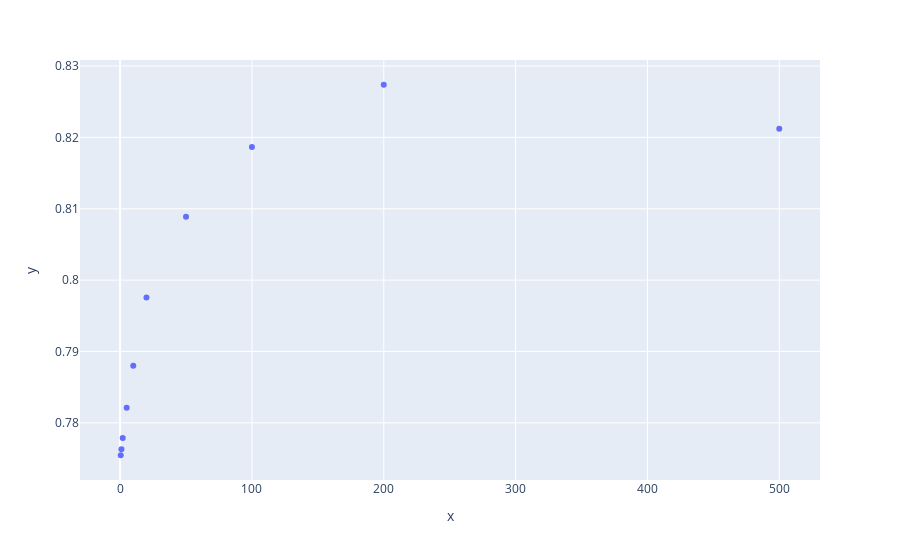

Notebook cell for this chart:
### Code cell
# Find best model

import chart_studio.plotly as py
import cufflinks as cf
cf.go_offline(connected = True )
import plotly.express as px

fig = px.scatter(grid_df, x = alphas, y = result)
fig.show()

### Figure 1 — Plotly figure (JSON) as saved in the notebook; plotly's stock layout.template omitted (floating-point values rounded to 4 significant figures)
{"data": [{"hovertemplate": "x=%{x}<br>y=%{y}<extra></extra>", "legendgroup": "", "marker": {"color": "#636efa", "symbol": "circle"}, "mode": "markers", "name": "", "orientation": "v", "showlegend": false, "type": "scatter", "x": [0.5, 1, 2, 5, 10, 20, 50, 100, 200, 500], "xaxis": "x", "y": [0.7755, 0.7763, 0.7779, 0.7821, 0.788, 0.7976, 0.8089, 0.8186, 0.8274, 0.8212], "yaxis": "y"}], "layout": {"legend": {"tracegroupgap": 0}, "margin": {"t": 60}, "xaxis": {"anchor": "y", "domain": [0, 1], "title": {"text": "x"}}, "yaxis": {"anchor": "x", "domain": [0, 1], "title": {"text": "y"}}}}
